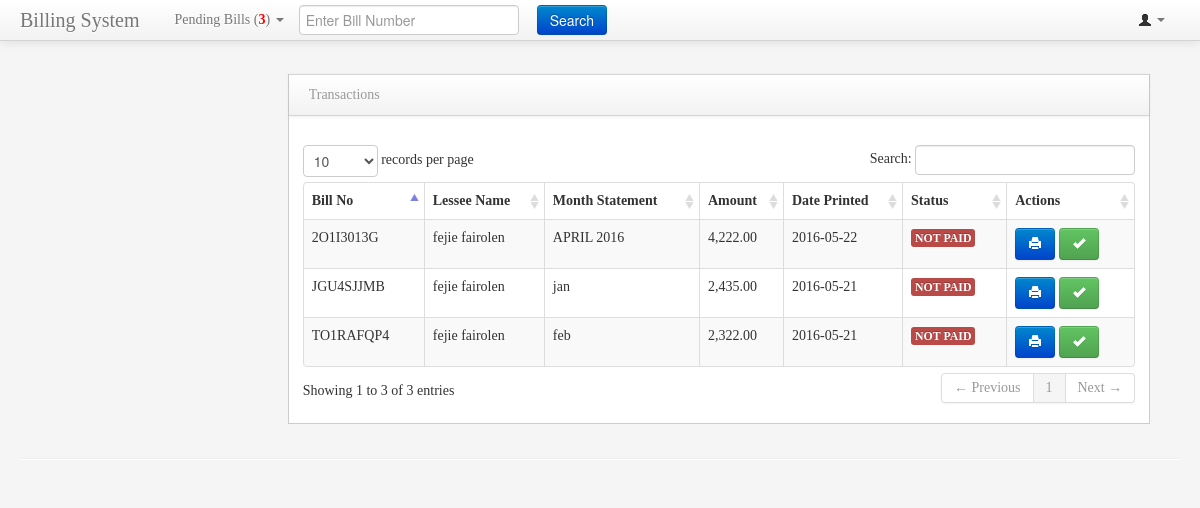
Screenshot of /transactions.php with the database file from the repository.
### tables this page shows
CREATE TABLE `tbl_transactions` (
  `trans_id` int(11) NOT NULL,
  `bill_id` varchar(200) NOT NULL,
  `lessee_id` varchar(100) NOT NULL,
  `start_water` float(15,2) NOT NULL,
  `end_water` float(15,2) NOT NULL,
  `start_electric` float(15,2) NOT NULL,
  `end_electric` float(15,2) NOT NULL,
  `past_due` varchar(100) NOT NULL,
  `interest_rate` varchar(100) NOT NULL,
  `prepare_by` varchar(100) NOT NULL,
  `date_printed` date NOT NULL,
  `rental_fee` float(15,2) NOT NULL,
  `cubic_consumed` varchar(100) NOT NULL,
  `interest` float(15,2) NOT NULL,
  `month_statement` varchar(100) NOT NULL,
  `total_amount` float(15,2) NOT NULL,
  `electric_consumed` varchar(100) NOT NULL,
  `water_due` float(15,2) NOT NULL,
  `electric_due` float(15,2) NOT NULL,
  `mcwd_rate` float(15,2) NOT NULL,
  `veco_rate` float(15,2) NOT NULL,
  `property_id` varchar(100) NOT NULL,
  `paid` varchar(100) NOT NULL
);

CREATE TABLE `tbl_lessee` (
  `lessee_id` int(11) NOT NULL,
  `firstname` varchar(100) NOT NULL,
  `middlename` varchar(100) NOT NULL,
  `lastname` varchar(100) NOT NULL,
  `contact` varchar(100) NOT NULL,
  `unit` varchar(100) NOT NULL,
  `rental_fee` float(15,2) NOT NULL,
  `balance` float(15,2) NOT NULL,
  `water_reading` float(20,2) NOT NULL,
  `electric_reading` float(20,2) NOT NULL,
  `status` varchar(100) NOT NULL,
  `last_statement` varchar(100) NOT NULL,
  `property_name` varchar(500) NOT NULL
);

### transactions.php (the view, shortened to what this page needs)
<?php
include 'connection.php';
?>
<!DOCTYPE html>
<html class="no-js">
    <head>
        <link href="bootstrap/css/bootstrap.min.css" rel="stylesheet" media="screen">
        <link href="bootstrap/css/bootstrap-responsive.min.css" rel="stylesheet" media="screen">
        <link href="vendors/easypiechart/jquery.easy-pie-chart.css" rel="stylesheet" media="screen">
        <link href="assets/styles.css" rel="stylesheet" media="screen">
        <link href="assets/DT_bootstrap.css" rel="stylesheet" media="screen">
    </head>
    <body>
    <?php
        include 'header.php';
        ?>
        <div class="container-fluid">
            <div class="row-fluid">
                <div class="span3" id="sidebar">
                </div>
                 <div class="span9" id="content">
                     <div class="row-fluid">
                        <div class="block">
                            <div class="navbar navbar-inner block-header">
                                <div class="muted pull-left">Transactions</div>
                            </div>
                            <div class="block-content collapse in">
                                <div class="span12">
                                   <div class="table-toolbar">
                                   </div>
                                    <table cellpadding="0" cellspacing="0" border="0" class="table table-striped table-bordered" id="example2">
                                        <thead>
                                            <tr>
                            <th>Bill No</th>
                            <th>Lessee Name</th>
                            <th class="hidden-xs">Month Statement</th>
                            <th class="hidden-xs">Amount</th>
                            <th class="hidden-xs">Date Printed</th>
                            <th>Status</th>
                            <th>Actions</th>
                                            </tr>
                                        </thead>
                                        <tbody>
                                        <?php
                        if (isset($_POST['submit']) && $_POST['submit'] == 'Search')
                        {
                        $query = $dbConn->query("SELECT * FROM tbl_transactions INNER JOIN tbl_lessee ON tbl_transactions.lessee_id = tbl_lessee.lessee_id where bill_id = '".$_POST['bill_id']."' ");
                        }
                        else
                        {
                        $query = $dbConn->query("SELECT * FROM tbl_transactions INNER JOIN tbl_lessee ON tbl_transactions.lessee_id = tbl_lessee.lessee_id ");
                        }
                        while($row = $query->fetch(PDO::FETCH_ASSOC))
                        {
                        ?>
                        <tr>
                        <td><?php echo $row['bill_id'];?></td>
                        <td><?php echo $row['firstname'].' '.$row['lastname'];?></td>
                        <td><?php echo $row['month_statement'];?></td>
                        <td><?php echo number_format($row['total_amount'],2);?></td>
                        <td><?php echo $row['date_printed'];?></td>
                        <td><?php
                        if ($row['paid'] == 'paid')
                        {
                           echo '<span class="label label-success">PAID</span>';
                        }
                        else
                        {
                            echo '<span class="label label-important">NOT PAID</span>';
                        }
                        ?></td>
                        <td><a class="btn btn-primary" title="Print Bill" href="printbill.php?id=<?php echo $row['bill_id'];?>" data-toggle="modal"><label class="icon icon-print icon-white"></label></a>
                        <?PHP
                        if($row['paid'] != 'paid')
                        {
                        ?>
                        <a class="btn btn-success" title="PAY Bill" href="#pay<?php echo $row['bill_id'];?>" data-toggle="modal"><label class="icon icon-ok icon-white"></label></a><?php } ?></td>
                        </tr>
                        <?php
                        }
                        ?>
                                        </tbody>
                                    </table>
                                </div>
                            </div>
                        </div>
                    </div>
                </div>
            </div>
            <hr>
        </div>
    </body>
</html>

### assets/styles.css (style rules this page uses)
body { padding-top: 0; padding-bottom: 40px; background-color: #f5f5f5; font-family: Verdana; }
@media (min-width: 979px) { body { padding-top: 60px; } }
#content { margin-left:0px; }
.block { border: 1px solid #ccc; background: white; margin: 1em 0em; border-top: none; }
.block-content { margin: 1em; min-height: .25em; }
.block-header { margin-bottom: 0px; border-right: none; border-left: none; -webkit-border-radius: 0px; -moz-border-radius: 0px; border-radius: 0px; }
.block-header div { padding-top: 10px; }

### rows the page displays
tbl_transactions: bill "JGU4SJJMB", lessee.firstname "fejie", lessee.lastname "fairolen", month_statement "jan", total_amount "2,435.00", date_printed "2016-05-21", paid "NOT PAID"
tbl_transactions: bill "TO1RAFQP4", lessee.firstname "fejie", lessee.lastname "fairolen", month_statement "feb", total_amount "2,322.00", date_printed "2016-05-21", paid "NOT PAID"
tbl_transactions: bill "2O1I3013G", lessee.firstname "fejie", lessee.lastname "fairolen", month_statement "APRIL 2016", total_amount "4,222.00", date_printed "2016-05-22", paid "NOT PAID"

### other values shown
$counts "3"
